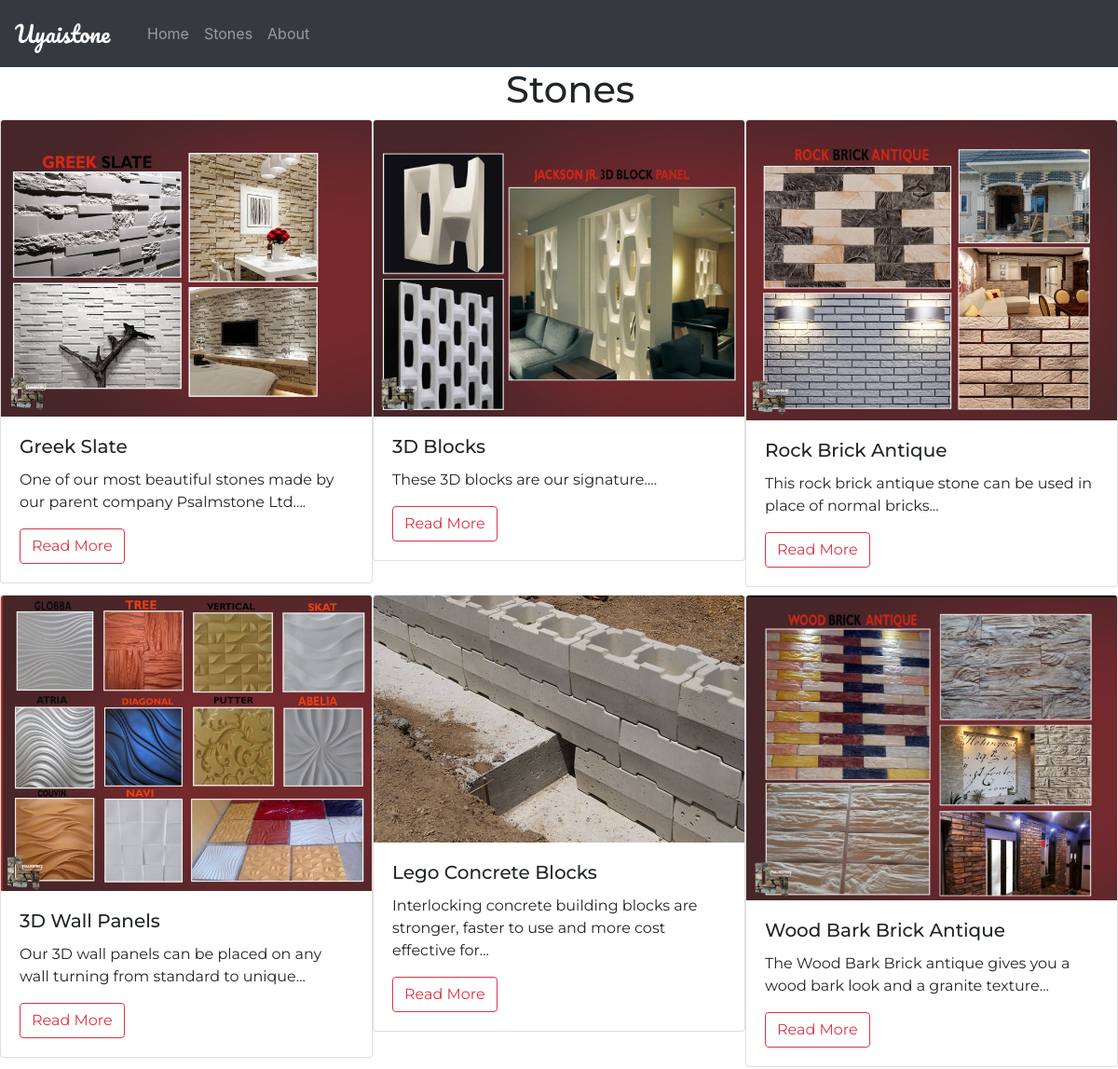
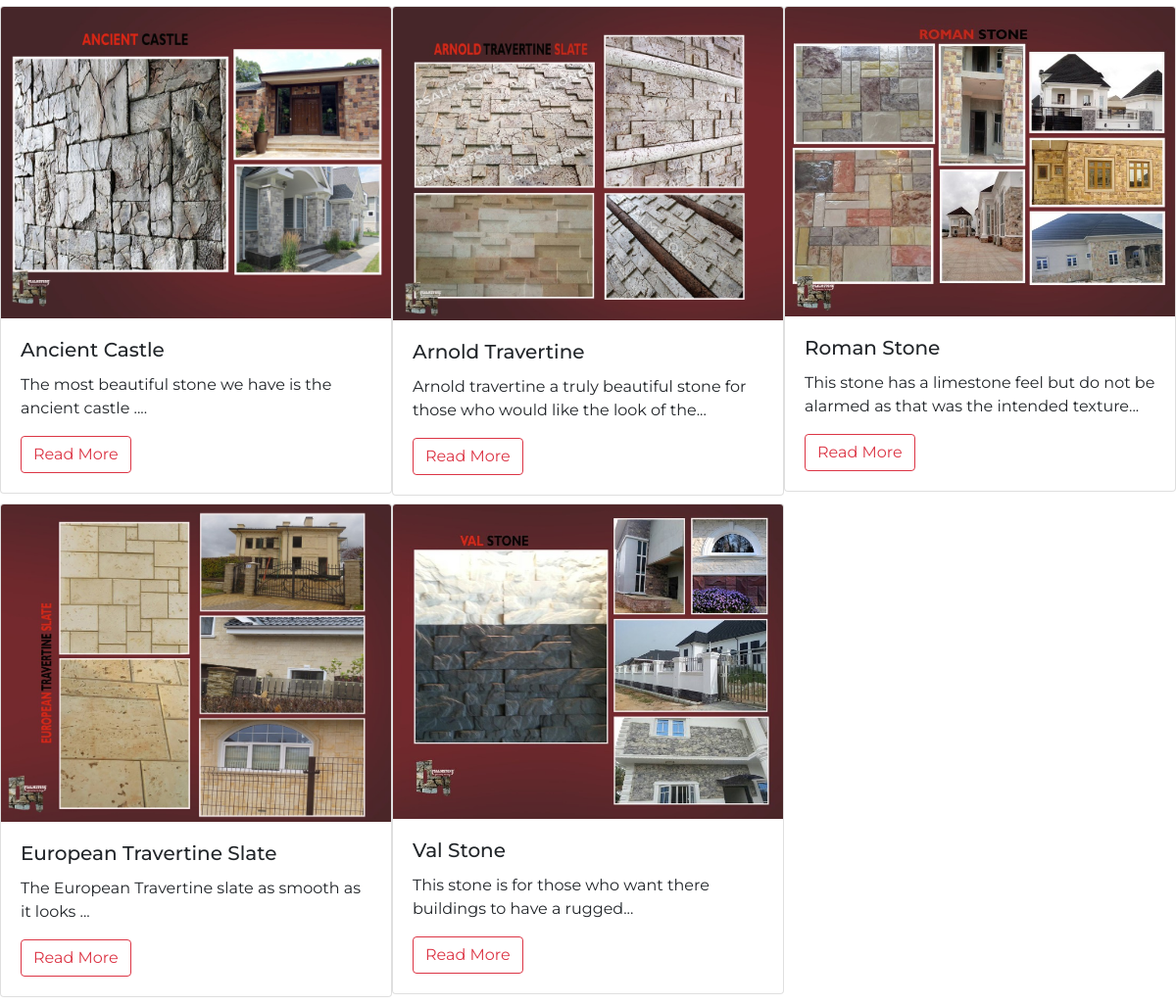
The app's page /Products/ with its own data (2 pictures, top to bottom).
### home/models.py (models this page shows, shortened)
class Stone(models.Model):
    stone= models.CharField(max_length=100)
    shortdesc = models.CharField(max_length=100 , null=True)
    description = models.TextField()
    images = models.ImageField(upload_to='images/', blank=True)
    images2 = models.ImageField(upload_to='images/', blank=True)
    images3 = models.ImageField(upload_to='images/', blank=True)

### home/views.py (the view)
# urls.py: path('Products/', views.stone_index, name='stonespage' ),
def stone_index(request):
    stones=Stone.objects.all()
    context = {
        'stones':stones
    }
    return render(request, 'stones.html',context)

### templates/stones.html (shortened to what this page needs)
{% extends 'base.html' %}
{% block content %}
    <h1 style="font-family: montserrat; margin-left: 2vw;" class="text-center">Stones</h1>
    <div class="row no-gutters">
        {% for stone in stones %}
            <div class="col-md-4" style="font-family:montserrat;">
                <div class="card mb-2">
                    <img class="card-img-top" src="{{ stone.images.url }}">
                    <div class="card-body">
                        <h5 class="card-title">{{ stone.stone }}</h5>
                        <p class="card-text">{{ stone.shortdesc }}</p>
                        <a href="{% url 'stone_detail' stone.pk %}" class="btn btn-outline-danger">Read More</a>
                    </div>
                </div>
            </div>
        {% endfor %}
    </div>
{% endblock content %}

### templates/base.html (shortened to what this page needs)
<!DOCTYPE html>
<html lang="en">
{% load static %}
<head>
    <link rel="stylesheet" href="https://stackpath.bootstrapcdn.com/bootstrap/4.3.1/css/bootstrap.min.css">
    <link rel="stylesheet" href="{% static 'css/all.css' %}">
    <link rel="stylesheet" href="{% static 'bootstrapcss/bootstrap.css' %}">
    <link rel="stylesheet" href="https://maxcdn.bootstrapcdn.com/font-awesome/4.7.0/css/font-awesome.min.css">
</head>
<body>
    <nav class="navbar navbar-expand-sm navbar-dark bg-dark ">
        <a class="navbar-brand" style="font-family: pacifico; font-style: normal; font-size: 3vh;" href="{% url 'home' %}">Uyaistone</a>
        <div class="navbar navbar-expand" id="navbarNav">
            <ul class="navbar-nav">
                <li class="nav-item">
                    <a class="nav-link" href="{% url 'home' %}">Home</a>
                </li>
                <li class="nav-item">
                    <a class="nav-link" href="{% url 'stonespage' %}">Stones</a>
                </li>
                <li class="nav-item">
                    <a class="nav-link" href="{% url 'about' %}">About</a>
                </li>
            </ul>
        </div>
    </nav>
    {% block content %}
    {% endblock content %}
</body>
</html>

### templates/base.html (style rules this page uses)
body { padding: 0; margin: 0; }

### records on screen
Stone: images (picture), stone "Greek Slate", shortdesc "One of our most beautiful stones made by our parent company Psalmstone Ltd...."
Stone: images (picture), stone "3D Blocks", shortdesc "These 3D blocks are our signature...."
Stone: images (picture), stone "Rock Brick Antique", shortdesc "This rock brick antique stone can be used in place of normal bricks..."
Stone: images (picture), stone "3D Wall Panels", shortdesc "Our 3D wall panels can be placed on any wall turning from standard to unique..."
Stone: images (picture), stone "Lego Concrete Blocks", shortdesc "Interlocking concrete building blocks are stronger, faster to use and more cost effective for..."
Stone: images (picture), stone "Wood Bark Brick Antique", shortdesc "The Wood Bark Brick antique gives you a wood bark look and a granite texture..."
Stone: images (picture), stone "Ancient Castle", shortdesc "The most beautiful stone we have is the ancient castle ...."
Stone: images (picture), stone "Arnold Travertine", shortdesc "Arnold travertine a truly beautiful stone for those who would like the look of the..."
Stone: images (picture), stone "Roman Stone", shortdesc "This stone has a limestone feel but do not be alarmed as that was the intended texture..."
Stone: images (picture), stone "European Travertine Slate", shortdesc "The European Travertine slate as smooth as it looks ..."
Stone: images (picture), stone "Val Stone", shortdesc "This stone is for those who want there buildings to have a rugged..."
